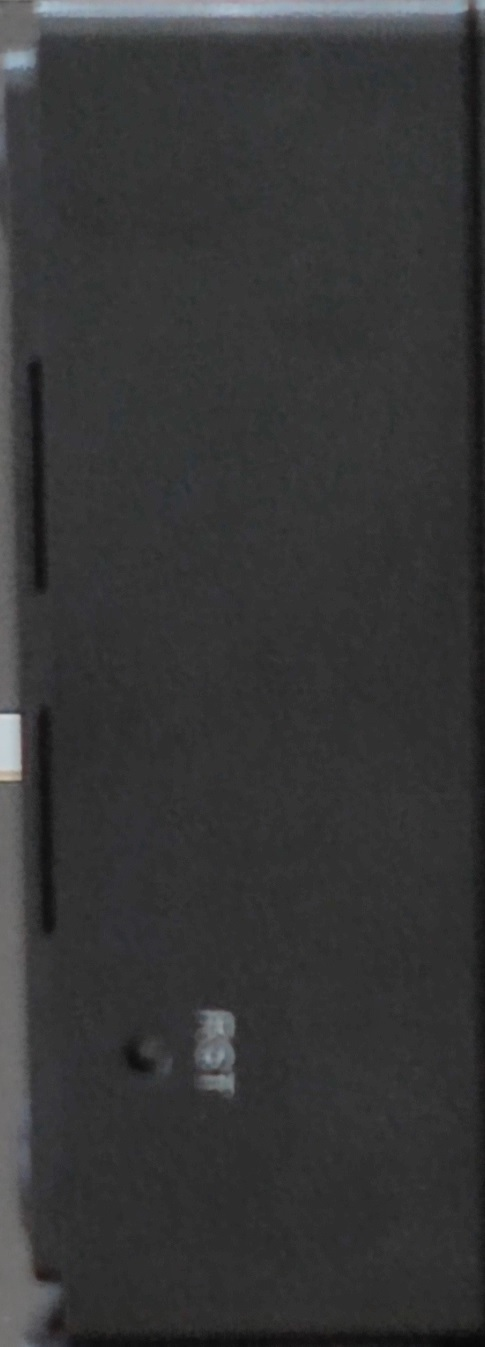
#> input picture gendata/t1_1/____target1.jpg, 485 x 1347 px, given in place of 1.jpg, which was not available
$ python T1_1.py
#> lines starting #> are read from the running program, lines starting #| are printed output that depends on the picture; after the words box and inside, x2 and y2 are one past the last pixel; in counts of white or black regions, pixels touching at a corner belong together; pictures that were not available may be replaced by others from this repository, and a replacement may not be noted
import numpy as np
import cv2 as cv
import copy

def init(n,m):
#> called with n = 1, m = 1
    global src,_src,target1,target2,methods
    src=cv.imread("D:\\TEST\\Dian2021\\gendata\\t1_1\\2x%d\\%d.jpg"%(n+2,m))
#> src is the input picture: shape (1347, 485, 3); mean B, G, R 54.6, 54.1, 53.7
    _src=copy.deepcopy(src)
    target1=cv.imread("D:\\TEST\\Dian2021\\gendata\\t1_1\\target1.jpg")
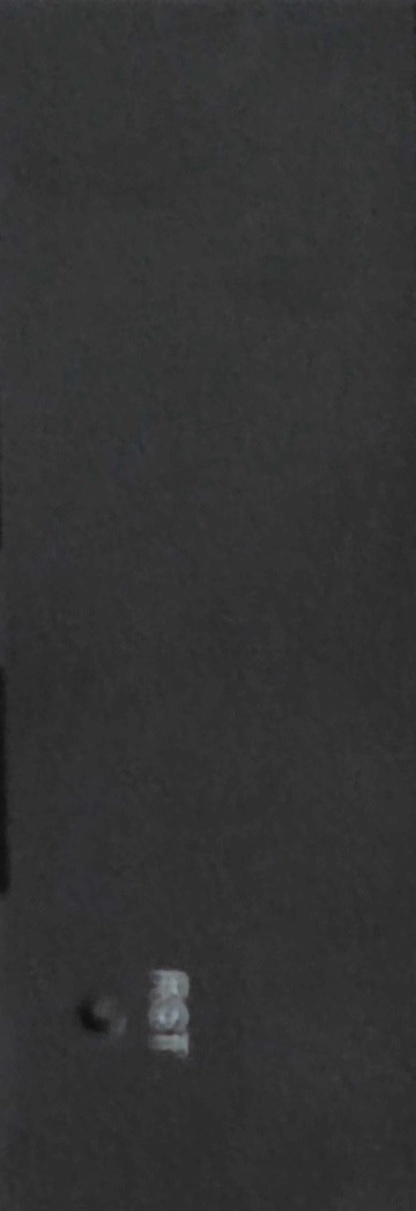
#> input picture gendata/t1_1/target1.jpg, 416 x 1211 px, found by its file name
#> target1 is the input picture: shape (1211, 416, 3); mean B, G, R 51.4, 51.1, 51
    target2=cv.imread("D:\\TEST\\Dian2021\\gendata\\t1_1\\target2.jpg")
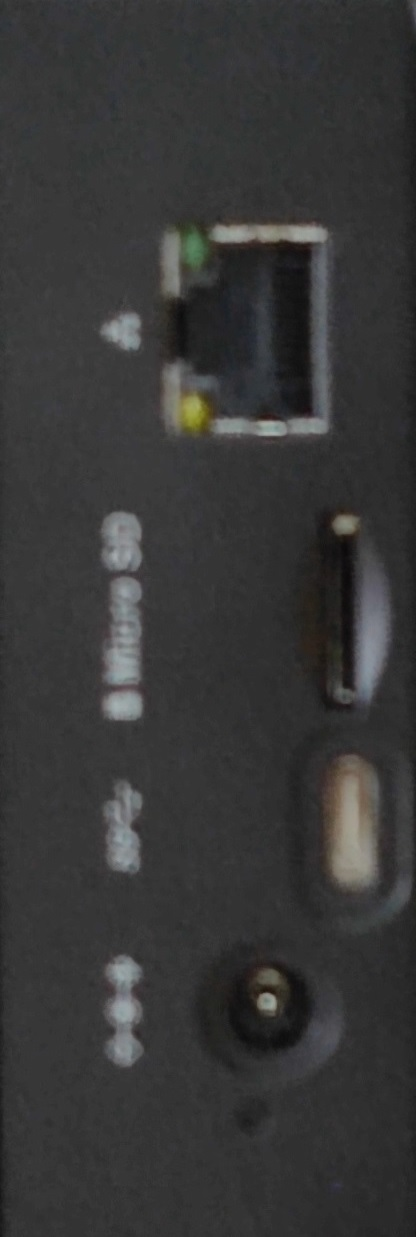
#> input picture gendata/t1_1/target2.jpg, 416 x 1237 px, found by its file name
#> target2 is the input picture: shape (1237, 416, 3); mean B, G, R 55.4, 55.5, 55.6
    src=cv.GaussianBlur(src,(7,7),0)
    target1=cv.GaussianBlur(target1,(7,7),0)
    target2=cv.GaussianBlur(target2,(7,7),0)
    methods=[cv.TM_SQDIFF_NORMED,cv.TM_CCORR_NORMED,cv.TM_CCOEFF_NORMED]

def main():
    global result1,result2,a,b
    #back
    result1=cv.matchTemplate(src,target1,methods[2])
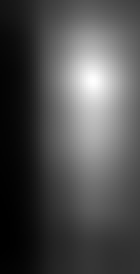
#> result1: shape (137, 70) float32 (shown 2 times larger); min -0.0436, max 0.995, mean 0.277; drawn with min black and max white
    a=[]
    for i in range(result1.shape[0]):
        for j in range(result1.shape[1]):
            if result1[i,j]>0.45:
                a.append([j,i])
    #front
    result2=cv.matchTemplate(src,target2,methods[2])
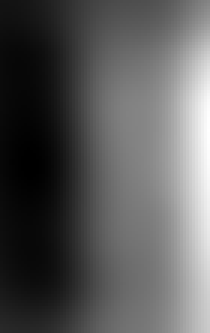
#> result2: shape (111, 70) float32 (shown 3 times larger); min -0.07, max 0.153, mean 0.00791; drawn with min black and max white
    b=[]
    for i in range(result2.shape[0]):
        for j in range(result2.shape[1]):
            if result2[i,j]>0.58:
                b.append([j,i])
#> after the loop, b = []

def debug():
    print(len(a),len(b))
    mx2=0
    for i in range(3205,3226):
        for j in range(820,841):
            if result2[i,j]>mx2:
                mx2=result2[i,j]
    print(mx2)

def printout(n,m):
#> called with n = 1, m = 1
    global _src
    for i in a:
        _src=cv.rectangle(_src,(i[0],i[1]),(i[0]+target1.shape[1],i[1]+target1.shape[0]),(0,0,255),2)
#> this loop made 2188 passes
#> pass 1, in printout, `_src=cv.rectangle(_src,(i[0],i[1]),(i[0]+target1.shape[1],i[1]+target1..`:
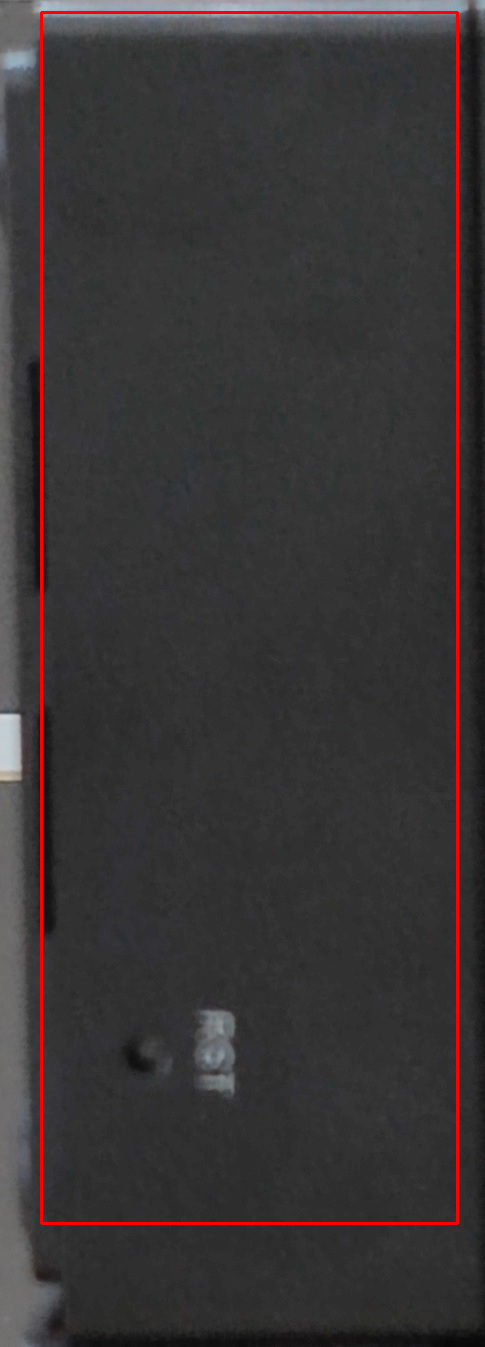
#> _src: shape (1347, 485, 3); 1.49% of pixels changed, all inside (x1, y1, x2, y2) = (40, 11, 459, 1225)
#> pass 3, in printout, `_src=cv.rectangle(_src,(i[0],i[1]),(i[0]+target1.shape[1],i[1]+target1..`:
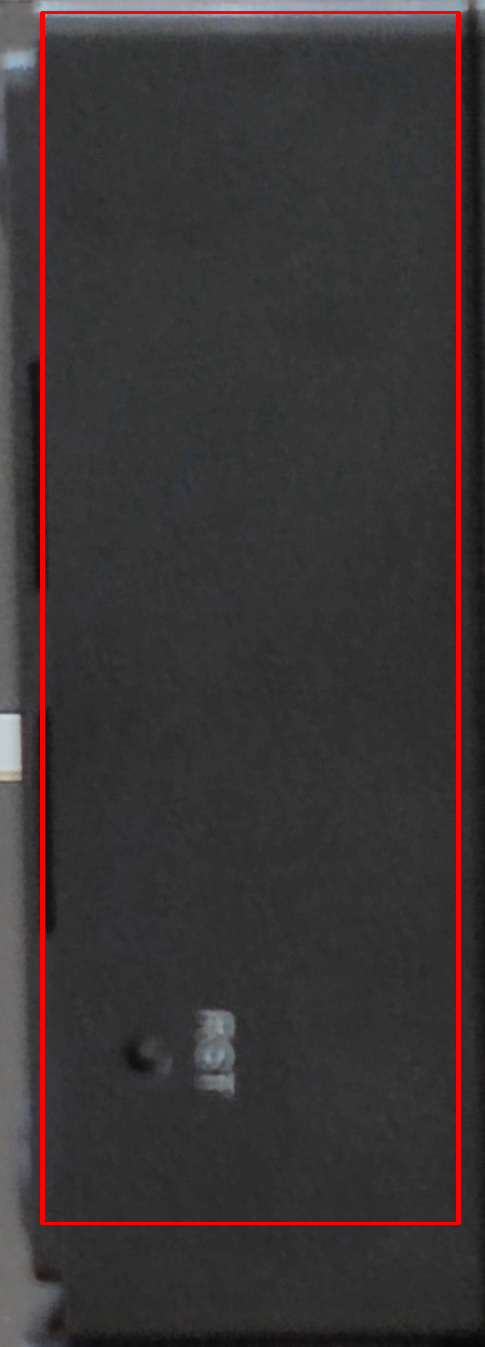
#> _src: shape (1347, 485, 3); mean B, G, R 53.3, 52.8, 58.2
#> after the loop:
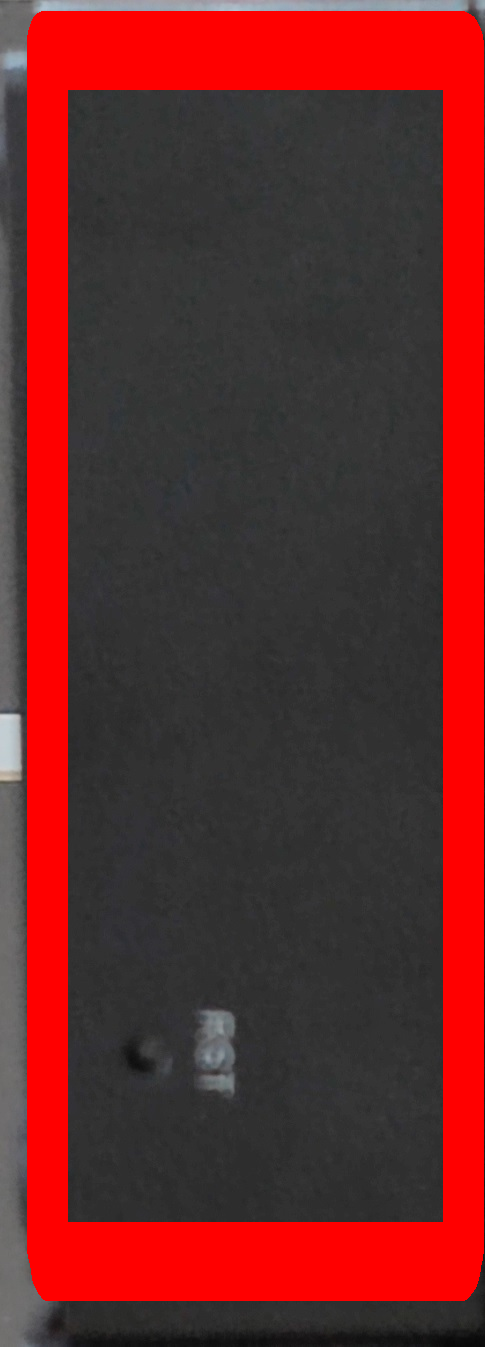
#> _src: shape (1347, 485, 3); mean B, G, R 41.4, 41.1, 105
    for i in b:
        _src=cv.rectangle(_src,(i[0],i[1]),(i[0]+target2.shape[1],i[1]+target2.shape[0]),(255,0,0),2)
    cv.imwrite("D:\\TEST\\Dian2021\\Task1\\result1\\result_%d_%d.jpg"%(n,m),_src)
    print("#%d finished.\n"%m)

if __name__=="__main__":
    for i in range(1,4):
        if i==1:
            mx=4
        elif i==2:
            mx=8
        else:
            mx=16
        for j in range(1,mx):
#> (the run stopped early here; a loop or call above may not have finished)
